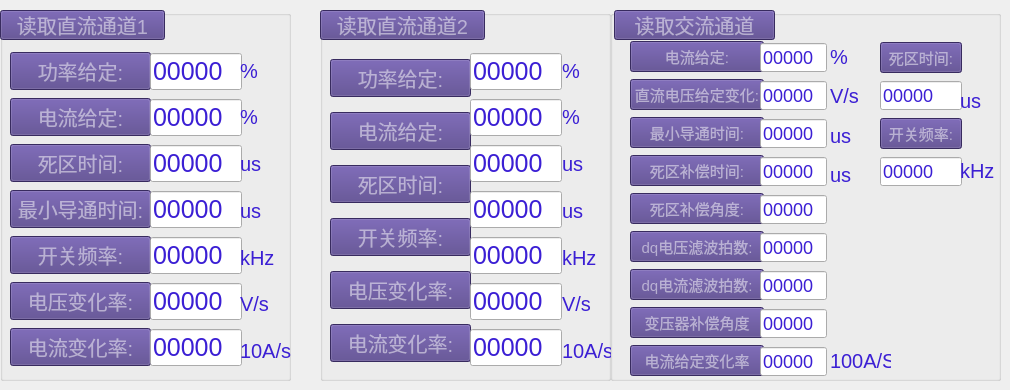
   <widget class="QWidget" name="tab_3">
    <attribute name="title">
     <string>控制参数</string>
    </attribute>
    <widget class="QGroupBox" name="groupBox">
     <property name="geometry">
      <rect>
       <x>0</x>
       <y>10</y>
       <width>291</width>
       <height>371</height>
      </rect>
     </property>
     <property name="styleSheet">
      <string notr="true"> color: rgba(255,255,255,0.5);
font-size: 20px;</string>
     </property>
     <property name="title">
      <string/>
     </property>
     <widget class="QPushButton" name="pushButton_6">
      <property name="geometry">
       <rect>
        <x>0</x>
        <y>0</y>
        <width>165</width>
        <height>30</height>
       </rect>
      </property>
      <property name="styleSheet">
       <string notr="true">    background: rgb(79, 60, 133);;</string>
      </property>
      <property name="text">
       <string>读取直流通道1</string>
      </property>
     </widget>
     <widget class="QWidget" name="layoutWidget">
      <property name="geometry">
       <rect>
        <x>10</x>
        <y>40</y>
        <width>141</width>
        <height>321</height>
       </rect>
      </property>
      <layout class="QVBoxLayout" name="verticalLayout">
       <item>
        <widget class="QPushButton" name="pushButton_4">
         <property name="styleSheet">
          <string notr="true">    background: rgb(79, 60, 133);</string>
         </property>
         <property name="text">
          <string>功率给定:</string>
         </property>
        </widget>
       </item>
       <item>
        <widget class="QPushButton" name="pushButton_5">
         <property name="styleSheet">
          <string notr="true">    background: rgb(79, 60, 133);</string>
         </property>
         <property name="text">
          <string>电流给定:</string>
         </property>
        </widget>
       </item>
       <item>
        <widget class="QPushButton" name="pushButton_7">
         <property name="styleSheet">
          <string notr="true">    background: rgb(79, 60, 133);</string>
         </property>
         <property name="text">
          <string>死区时间:</string>
         </property>
        </widget>
       </item>
       <item>
        <widget class="QPushButton" name="pushButton_8">
         <property name="styleSheet">
          <string notr="true">    background: rgb(79, 60, 133);</string>
         </property>
         <property name="text">
          <string>最小导通时间:</string>
         </property>
        </widget>
       </item>
       <item>
        <widget class="QPushButton" name="pushButton_9">
         <property name="styleSheet">
          <string notr="true">    background: rgb(79, 60, 133);</string>
         </property>
         <property name="text">
          <string>开关频率:</string>
         </property>
        </widget>
       </item>
       <item>
        <widget class="QPushButton" name="pushButton_10">
         <property name="styleSheet">
          <string notr="true">    background: rgb(79, 60, 133);</string>
         </property>
         <property name="text">
          <string>电压变化率:</string>
         </property>
        </widget>
       </item>
       <item>
        <widget class="QPushButton" name="pushButton_11">
         <property name="styleSheet">
          <string notr="true">    background: rgb(79, 60, 133);</string>
         </property>
         <property name="text">
          <string>电流变化率:</string>
         </property>
        </widget>
       </item>
      </layout>
     </widget>
     <widget class="QWidget" name="layoutWidget">
      <property name="geometry">
       <rect>
        <x>150</x>
        <y>40</y>
        <width>92</width>
        <height>321</height>
       </rect>
      </property>
      <layout class="QVBoxLayout" name="verticalLayout_2">
       <item>
        <widget class="QLineEdit" name="lineEdit">
         <property name="styleSheet">
          <string notr="true">font-size: 25px;
color: rgb(59, 31, 212);</string>
         </property>
         <property name="text">
          <string>00000</string>
         </property>
        </widget>
       </item>
       <item>
        <widget class="QLineEdit" name="lineEdit_2">
         <property name="styleSheet">
          <string notr="true">font-size: 25px;
color: rgb(59, 31, 212);</string>
         </property>
         <property name="text">
          <string>00000</string>
         </property>
        </widget>
       </item>
       <item>
        <widget class="QLineEdit" name="lineEdit_3">
         <property name="styleSheet">
          <string notr="true">font-size: 25px;
color: rgb(59, 31, 212);</string>
         </property>
         <property name="text">
          <string>00000</string>
         </property>
        </widget>
       </item>
       <item>
        <widget class="QLineEdit" name="lineEdit_7">
         <property name="styleSheet">
          <string notr="true">font-size: 25px;
color: rgb(59, 31, 212);</string>
         </property>
         <property name="text">
          <string>00000</string>
         </property>
        </widget>
       </item>
       <item>
        <widget class="QLineEdit" name="lineEdit_4">
         <property name="styleSheet">
          <string notr="true">font-size: 25px;
color: rgb(59, 31, 212);</string>
         </property>
         <property name="text">
          <string>00000</string>
         </property>
        </widget>
       </item>
       <item>
        <widget class="QLineEdit" name="lineEdit_5">
         <property name="styleSheet">
          <string notr="true">font-size: 25px;
color: rgb(59, 31, 212);</string>
         </property>
         <property name="text">
          <string>00000</string>
         </property>
        </widget>
       </item>
       <item>
        <widget class="QLineEdit" name="lineEdit_6">
         <property name="styleSheet">
          <string notr="true">font-size: 25px;
color: rgb(59, 31, 212);</string>
         </property>
         <property name="text">
          <string>00000</string>
         </property>
        </widget>
       </item>
      </layout>
     </widget>
     <widget class="QWidget" name="layoutWidget">
      <property name="geometry">
       <rect>
        <x>240</x>
        <y>40</y>
        <width>53</width>
        <height>321</height>
       </rect>
      </property>
      <layout class="QVBoxLayout" name="verticalLayout_33">
       <item>
        <widget class="QLabel" name="label_218">
         <property name="styleSheet">
          <string notr="true">font: 17px &quot;Ubuntu&quot;;
color: rgb(59, 31, 212);
</string>
         </property>
         <property name="text">
          <string>%</string>
         </property>
        </widget>
       </item>
       <item>
        <widget class="QLabel" name="label_219">
         <property name="styleSheet">
          <string notr="true">font: 17px &quot;Ubuntu&quot;;
color: rgb(59, 31, 212);</string>
         </property>
         <property name="text">
          <string>%</string>
         </property>
        </widget>
       </item>
       <item>
        <widget class="QLabel" name="label_220">
         <property name="styleSheet">
          <string notr="true">font: 17px &quot;Ubuntu&quot;;
color: rgb(59, 31, 212);
</string>
         </property>
         <property name="text">
          <string>us</string>
         </property>
        </widget>
       </item>
       <item>
        <widget class="QLabel" name="label_221">
         <property name="styleSheet">
          <string notr="true">font: 17px &quot;Ubuntu&quot;;
color: rgb(59, 31, 212);
</string>
         </property>
         <property name="text">
          <string>us</string>
         </property>
        </widget>
       </item>
       <item>
        <widget class="QLabel" name="label_222">
         <property name="styleSheet">
          <string notr="true">font: 17px &quot;Ubuntu&quot;;
color: rgb(59, 31, 212);</string>
         </property>
         <property name="text">
          <string>kHz</string>
         </property>
        </widget>
       </item>
       <item>
        <widget class="QLabel" name="label_223">
         <property name="styleSheet">
          <string notr="true">font: 17px &quot;Ubuntu&quot;;
color: rgb(59, 31, 212);
</string>
         </property>
         <property name="text">
          <string>V/s</string>
         </property>
        </widget>
       </item>
       <item>
        <widget class="QLabel" name="label_224">
         <property name="styleSheet">
          <string notr="true">font: 17px &quot;Ubuntu&quot;;
color: rgb(59, 31, 212);
</string>
         </property>
         <property name="text">
          <string>10A/s</string>
         </property>
        </widget>
       </item>
      </layout>
     </widget>
    </widget>
    <widget class="QGroupBox" name="groupBox_2">
     <property name="geometry">
      <rect>
       <x>320</x>
       <y>10</y>
       <width>291</width>
       <height>371</height>
      </rect>
     </property>
     <property name="styleSheet">
      <string notr="true"> color: rgba(255,255,255,0.5);
font-size: 20px;</string>
     </property>
     <property name="title">
      <string/>
     </property>
     <widget class="QWidget" name="layoutWidget">
      <property name="geometry">
       <rect>
        <x>10</x>
        <y>40</y>
        <width>141</width>
        <height>321</height>
       </rect>
      </property>
      <layout class="QVBoxLayout" name="verticalLayout_3">
       <item>
        <widget class="QPushButton" name="pushButton_12">
         <property name="styleSheet">
          <string notr="true">    background: rgb(79, 60, 133);</string>
         </property>
         <property name="text">
          <string>功率给定:</string>
         </property>
        </widget>
       </item>
       <item>
        <widget class="QPushButton" name="pushButton_13">
         <property name="styleSheet">
          <string notr="true">    background: rgb(79, 60, 133);</string>
         </property>
         <property name="text">
          <string>电流给定:</string>
         </property>
        </widget>
       </item>
       <item>
        <widget class="QPushButton" name="pushButton_14">
         <property name="styleSheet">
          <string notr="true">    background: rgb(79, 60, 133);</string>
         </property>
         <property name="text">
          <string>死区时间:</string>
         </property>
        </widget>
       </item>
       <item>
        <widget class="QPushButton" name="pushButton_16">
         <property name="styleSheet">
          <string notr="true">    background: rgb(79, 60, 133);</string>
         </property>
         <property name="text">
          <string>开关频率:</string>
         </property>
        </widget>
       </item>
       <item>
        <widget class="QPushButton" name="pushButton_17">
         <property name="styleSheet">
          <string notr="true">    background: rgb(79, 60, 133);</string>
         </property>
         <property name="text">
          <string>电压变化率:</string>
         </property>
        </widget>
       </item>
       <item>
        <widget class="QPushButton" name="pushButton_18">
         <property name="styleSheet">
          <string notr="true">    background: rgb(79, 60, 133);</string>
         </property>
         <property name="text">
          <string>电流变化率:</string>
         </property>
        </widget>
       </item>
      </layout>
     </widget>
     <widget class="QWidget" name="layoutWidget_2">
      <property name="geometry">
       <rect>
        <x>150</x>
        <y>40</y>
        <width>92</width>
        <height>321</height>
       </rect>
      </property>
      <layout class="QVBoxLayout" name="verticalLayout_4">
       <item>
        <widget class="QLineEdit" name="lineEdit_8">
         <property name="styleSheet">
          <string notr="true">font-size: 25px;
color: rgb(59, 31, 212);</string>
         </property>
         <property name="text">
          <string>00000</string>
         </property>
        </widget>
       </item>
       <item>
        <widget class="QLineEdit" name="lineEdit_9">
         <property name="styleSheet">
          <string notr="true">font-size: 25px;
color: rgb(59, 31, 212);</string>
         </property>
         <property name="text">
          <string>00000</string>
         </property>
        </widget>
       </item>
       <item>
        <widget class="QLineEdit" name="lineEdit_10">
         <property name="styleSheet">
          <string notr="true">font-size: 25px;
color: rgb(59, 31, 212);</string>
         </property>
         <property name="text">
          <string>00000</string>
         </property>
        </widget>
       </item>
       <item>
        <widget class="QLineEdit" name="lineEdit_11">
         <property name="styleSheet">
          <string notr="true">font-size: 25px;
color: rgb(59, 31, 212);</string>
         </property>
         <property name="text">
          <string>00000</string>
         </property>
        </widget>
       </item>
       <item>
        <widget class="QLineEdit" name="lineEdit_12">
         <property name="styleSheet">
          <string notr="true">font-size: 25px;
color: rgb(59, 31, 212);</string>
         </property>
         <property name="text">
          <string>00000</string>
         </property>
        </widget>
       </item>
       <item>
        <widget class="QLineEdit" name="lineEdit_13">
         <property name="styleSheet">
          <string notr="true">font-size: 25px;
color: rgb(59, 31, 212);</string>
         </property>
         <property name="text">
          <string>00000</string>
         </property>
        </widget>
       </item>
       <item>
        <widget class="QLineEdit" name="lineEdit_14">
         <property name="styleSheet">
          <string notr="true">font-size: 25px;
color: rgb(59, 31, 212);</string>
         </property>
         <property name="text">
          <string>00000</string>
         </property>
        </widget>
       </item>
      </layout>
     </widget>
     <widget class="QPushButton" name="pushButton_30">
      <property name="geometry">
       <rect>
        <x>0</x>
        <y>0</y>
        <width>165</width>
        <height>30</height>
       </rect>
      </property>
      <property name="styleSheet">
       <string notr="true">    background: rgb(79, 60, 133);</string>
      </property>
      <property name="text">
       <string>读取直流通道2</string>
      </property>
     </widget>
     <widget class="QWidget" name="layoutWidget_22">
      <property name="geometry">
       <rect>
        <x>242</x>
        <y>40</y>
        <width>53</width>
        <height>321</height>
       </rect>
      </property>
      <layout class="QVBoxLayout" name="verticalLayout_34">
       <item>
        <widget class="QLabel" name="label_225">
         <property name="styleSheet">
          <string notr="true">font: 17px &quot;Ubuntu&quot;;
color: rgb(59, 31, 212);</string>
         </property>
         <property name="text">
          <string>%</string>
         </property>
        </widget>
       </item>
       <item>
        <widget class="QLabel" name="label_226">
         <property name="styleSheet">
          <string notr="true">font: 17px &quot;Ubuntu&quot;;
color: rgb(59, 31, 212);</string>
         </property>
         <property name="text">
          <string>%</string>
         </property>
        </widget>
       </item>
       <item>
        <widget class="QLabel" name="label_227">
         <property name="styleSheet">
          <string notr="true">font: 17px &quot;Ubuntu&quot;;
color: rgb(59, 31, 212);
</string>
         </property>
         <property name="text">
          <string>us</string>
         </property>
        </widget>
       </item>
       <item>
        <widget class="QLabel" name="label_228">
         <property name="styleSheet">
          <string notr="true">font: 17px &quot;Ubuntu&quot;;
color: rgb(59, 31, 212);
</string>
         </property>
         <property name="text">
          <string>us</string>
         </property>
        </widget>
       </item>
       <item>
        <widget class="QLabel" name="label_229">
         <property name="styleSheet">
          <string notr="true">font: 17px &quot;Ubuntu&quot;;
color: rgb(59, 31, 212);
</string>
         </property>
         <property name="text">
          <string>kHz</string>
         </property>
        </widget>
       </item>
       <item>
        <widget class="QLabel" name="label_230">
         <property name="styleSheet">
          <string notr="true">font: 17px &quot;Ubuntu&quot;;
color: rgb(59, 31, 212);
</string>
         </property>
         <property name="text">
          <string>V/s</string>
         </property>
        </widget>
       </item>
       <item>
        <widget class="QLabel" name="label_231">
         <property name="styleSheet">
          <string notr="true">font: 17px &quot;Ubuntu&quot;;
color: rgb(59, 31, 212);</string>
         </property>
         <property name="text">
          <string>10A/s</string>
         </property>
        </widget>
       </item>
      </layout>
     </widget>
    </widget>
    <widget class="QGroupBox" name="groupBox_3">
     <property name="geometry">
      <rect>
       <x>610</x>
       <y>10</y>
       <width>391</width>
       <height>371</height>
      </rect>
     </property>
     <property name="styleSheet">
      <string notr="true"> color: rgba(255,255,255,0.5);
font-size: 20px;</string>
     </property>
     <property name="title">
      <string/>
     </property>
     <widget class="QPushButton" name="pushButton_31">
      <property name="geometry">
       <rect>
        <x>4</x>
        <y>0</y>
        <width>161</width>
        <height>30</height>
       </rect>
      </property>
      <property name="styleSheet">
       <string notr="true">    background: rgb(79, 60, 133);</string>
      </property>
      <property name="text">
       <string>读取交流通道</string>
      </property>
     </widget>
     <widget class="QWidget" name="layoutWidget">
      <property name="geometry">
       <rect>
        <x>20</x>
        <y>30</y>
        <width>134</width>
        <height>341</height>
       </rect>
      </property>
      <layout class="QVBoxLayout" name="verticalLayout_5">
       <item>
        <widget class="QPushButton" name="pushButton_19">
         <property name="styleSheet">
          <string notr="true">    background: rgb(79, 60, 133);
font-size: 15px;</string>
         </property>
         <property name="text">
          <string>电流给定:</string>
         </property>
        </widget>
       </item>
       <item>
        <widget class="QPushButton" name="pushButton_20">
         <property name="styleSheet">
          <string notr="true">    background: rgb(79, 60, 133);
font-size: 15px;</string>
         </property>
         <property name="text">
          <string>直流电压给定变化:</string>
         </property>
        </widget>
       </item>
       <item>
        <widget class="QPushButton" name="pushButton_22">
         <property name="styleSheet">
          <string notr="true">    background: rgb(79, 60, 133);
font-size: 15px;</string>
         </property>
         <property name="text">
          <string>最小导通时间:</string>
         </property>
        </widget>
       </item>
       <item>
        <widget class="QPushButton" name="pushButton_24">
         <property name="styleSheet">
          <string notr="true">    background: rgb(79, 60, 133);
font-size: 15px;</string>
         </property>
         <property name="text">
          <string>死区补偿时间:</string>
         </property>
        </widget>
       </item>
       <item>
        <widget class="QPushButton" name="pushButton_25">
         <property name="styleSheet">
          <string notr="true">    background: rgb(79, 60, 133);
font-size: 15px;</string>
         </property>
         <property name="text">
          <string>死区补偿角度:</string>
         </property>
        </widget>
       </item>
       <item>
        <widget class="QPushButton" name="pushButton_28">
         <property name="styleSheet">
          <string notr="true">    background: rgb(79, 60, 133);
font-size: 15px;</string>
         </property>
         <property name="text">
          <string>dq电压滤波拍数:</string>
         </property>
        </widget>
       </item>
       <item>
        <widget class="QPushButton" name="pushButton_26">
         <property name="styleSheet">
          <string notr="true">    background: rgb(79, 60, 133);
font-size: 15px;</string>
         </property>
         <property name="text">
          <string>dq电流滤波拍数:</string>
         </property>
        </widget>
       </item>
       <item>
        <widget class="QPushButton" name="pushButton_27">
         <property name="styleSheet">
          <string notr="true">    background: rgb(79, 60, 133);
font-size: 15px;</string>
         </property>
         <property name="text">
          <string>变压器补偿角度</string>
         </property>
        </widget>
       </item>
       <item>
        <widget class="QPushButton" name="pushButton_29">
         <property name="styleSheet">
          <string notr="true">    background: rgb(79, 60, 133);
font-size: 15px;</string>
         </property>
         <property name="text">
          <string>电流给定变化率</string>
         </property>
        </widget>
       </item>
      </layout>
     </widget>
     <widget class="QWidget" name="layoutWidget">
      <property name="geometry">
       <rect>
        <x>150</x>
        <y>30</y>
        <width>67</width>
        <height>341</height>
       </rect>
      </property>
      <layout class="QVBoxLayout" name="verticalLayout_6">
       <item>
        <widget class="QLineEdit" name="lineEdit_15">
         <property name="styleSheet">
          <string notr="true">color: rgb(59, 31, 212);
font-size: 18px;</string>
         </property>
         <property name="text">
          <string>00000</string>
         </property>
        </widget>
       </item>
       <item>
        <widget class="QLineEdit" name="lineEdit_16">
         <property name="styleSheet">
          <string notr="true">
color: rgb(59, 31, 212);
font-size: 18px;</string>
         </property>
         <property name="text">
          <string>00000</string>
         </property>
        </widget>
       </item>
       <item>
        <widget class="QLineEdit" name="lineEdit_17">
         <property name="styleSheet">
          <string notr="true">color: rgb(59, 31, 212);
font-size: 18px;</string>
         </property>
         <property name="text">
          <string>00000</string>
         </property>
        </widget>
       </item>
       <item>
        <widget class="QLineEdit" name="lineEdit_18">
         <property name="styleSheet">
          <string notr="true">color: rgb(59, 31, 212);
font-size: 18px;</string>
         </property>
         <property name="text">
          <string>00000</string>
         </property>
        </widget>
       </item>
       <item>
        <widget class="QLineEdit" name="lineEdit_19">
         <property name="styleSheet">
          <string notr="true">color: rgb(59, 31, 212);
font-size: 18px;</string>
         </property>
         <property name="text">
          <string>00000</string>
         </property>
        </widget>
       </item>
       <item>
        <widget class="QLineEdit" name="lineEdit_20">
         <property name="styleSheet">
          <string notr="true">color: rgb(59, 31, 212);
font-size: 18px;</string>
         </property>
         <property name="text">
          <string>00000</string>
         </property>
        </widget>
       </item>
       <item>
        <widget class="QLineEdit" name="lineEdit_21">
         <property name="styleSheet">
          <string notr="true">color: rgb(59, 31, 212);
font-size: 18px;</string>
         </property>
         <property name="text">
          <string>00000</string>
         </property>
        </widget>
       </item>
       <item>
        <widget class="QLineEdit" name="lineEdit_23">
         <property name="styleSheet">
          <string notr="true">color: rgb(59, 31, 212);
font-size: 18px;</string>
         </property>
         <property name="text">
          <string>00000</string>
         </property>
        </widget>
       </item>
       <item>
        <widget class="QLineEdit" name="lineEdit_22">
         <property name="styleSheet">
          <string notr="true">color: rgb(59, 31, 212);
font-size: 18px;</string>
         </property>
         <property name="text">
          <string>00000</string>
         </property>
        </widget>
       </item>
      </layout>
     </widget>
     <widget class="QWidget" name="layoutWidget">
      <property name="geometry">
       <rect>
        <x>270</x>
        <y>30</y>
        <width>82</width>
        <height>151</height>
       </rect>
      </property>
      <layout class="QVBoxLayout" name="verticalLayout_7">
       <item>
        <widget class="QPushButton" name="pushButton_23">
         <property name="styleSheet">
          <string notr="true">    background: rgb(79, 60, 133);
font-size: 15px;</string>
         </property>
         <property name="text">
          <string>死区时间:</string>
         </property>
        </widget>
       </item>
       <item>
        <widget class="QLineEdit" name="lineEdit_24">
         <property name="styleSheet">
          <string notr="true">color: rgb(59, 31, 212);
font-size: 18px;</string>
         </property>
         <property name="text">
          <string>00000</string>
         </property>
        </widget>
       </item>
       <item>
        <widget class="QPushButton" name="pushButton_21">
         <property name="styleSheet">
          <string notr="true">    background: rgb(79, 60, 133);
font-size: 15px;</string>
         </property>
         <property name="text">
          <string>开关频率:</string>
         </property>
        </widget>
       </item>
       <item>
        <widget class="QLineEdit" name="lineEdit_25">
         <property name="styleSheet">
          <string notr="true">color: rgb(59, 31, 212);
font-size: 18px;</string>
         </property>
         <property name="text">
          <string>00000</string>
         </property>
        </widget>
       </item>
      </layout>
     </widget>
     <widget class="QLabel" name="label_234">
      <property name="geometry">
       <rect>
        <x>350</x>
        <y>150</y>
        <width>41</width>
        <height>21</height>
       </rect>
      </property>
      <property name="styleSheet">
       <string notr="true">font: 17px &quot;Ubuntu&quot;;
color: rgb(59, 31, 212);</string>
      </property>
      <property name="text">
       <string>kHz</string>
      </property>
     </widget>
     <widget class="QLabel" name="label_237">
      <property name="geometry">
       <rect>
        <x>350</x>
        <y>80</y>
        <width>31</width>
        <height>21</height>
       </rect>
      </property>
      <property name="styleSheet">
       <string notr="true">font: 17px &quot;Ubuntu&quot;;
color: rgb(59, 31, 212);</string>
      </property>
      <property name="text">
       <string>us</string>
      </property>
     </widget>
     <widget class="QLabel" name="label_238">
      <property name="geometry">
       <rect>
        <x>220</x>
        <y>340</y>
        <width>61</width>
        <height>21</height>
       </rect>
      </property>
      <property name="styleSheet">
       <string notr="true">font: 17px &quot;Ubuntu&quot;;
color: rgb(59, 31, 212);</string>
      </property>
      <property name="text">
       <string>100A/S</string>
      </property>
     </widget>
     <widget class="QWidget" name="layoutWidget">
      <property name="geometry">
       <rect>
        <x>220</x>
        <y>30</y>
        <width>41</width>
        <height>151</height>
       </rect>
      </property>
      <layout class="QVBoxLayout" name="verticalLayout_35">
       <item>
        <widget class="QLabel" name="label_232">
         <property name="styleSheet">
          <string notr="true">font: 17px &quot;Ubuntu&quot;;
color: rgb(59, 31, 212);
</string>
         </property>
         <property name="text">
          <string>%</string>
         </property>
        </widget>
       </item>
       <item>
        <widget class="QLabel" name="label_233">
         <property name="styleSheet">
          <string notr="true">font: 17px &quot;Ubuntu&quot;;
color: rgb(59, 31, 212);
</string>
         </property>
         <property name="text">
          <string>V/s</string>
         </property>
        </widget>
       </item>
       <item>
        <widget class="QLabel" name="label_236">
         <property name="styleSheet">
          <string notr="true">font: 17px &quot;Ubuntu&quot;;
color: rgb(59, 31, 212);</string>
         </property>
         <property name="text">
          <string>us</string>
         </property>
        </widget>
       </item>
       <item>
        <widget class="QLabel" name="label_235">
         <property name="styleSheet">
          <string notr="true">font: 17px &quot;Ubuntu&quot;;
color: rgb(59, 31, 212);
</string>
         </property>
         <property name="text">
          <string>us</string>
         </property>
        </widget>
       </item>
      </layout>
     </widget>
    </widget>
   </widget>
